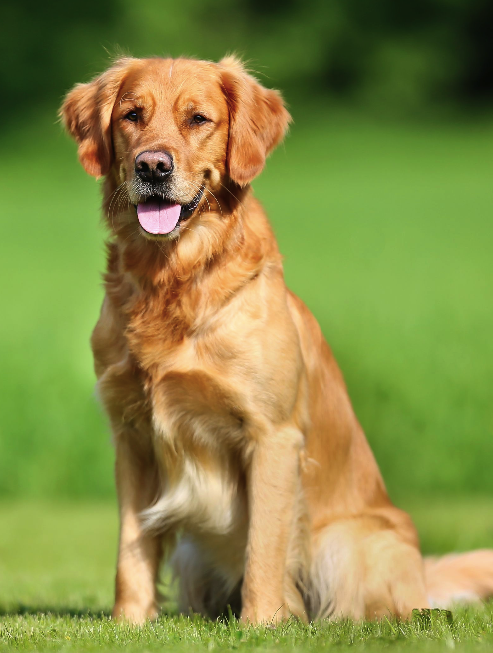
#> input picture dog.png, 493 x 653 px, found by its file name
$ jupyter execute ReadImage.ipynb   (shell and % lines are left out)
#> lines starting #> are read from the running program, lines starting #| are printed output that depends on the picture
https://www.analyticsvidhya.com/blog/2019/08/3-techniques-extract-features-from-image-data-machine-learning-python/

[cell 1]
import pandas as pd
import numpy as np
import matplotlib.pyplot as plt
from skimage.io import imread, imshow

image = imread('~/Downloads/HackathonePractice/dog.png', as_gray=False)
#> image is the input picture: shape (653, 493, 4); mean R, G, B, A 135.3, 139.5, 69.4, 255
imshow(image)

[cell 2]
##Check Image Shape
image.shape
#> Out = (653, 493, 4)

[cell 3]
image

[cell 4]
#pixel features

features = np.reshape(image, (653*493*4))

features.shape, features

[cell 5]
##image with three features and stored with mean values for each dimension

image = imread('~/Downloads/HackathonePractice/dog.png', as_gray=False)
feature_matrix = np.zeros((653,493))
feature_matrix.shape

[cell 6]
for i in range(0,image.shape[0]):
    for j in range(0,image.shape[1]):
        feature_matrix[i][j] = ((int(image[i,j,0]) + int(image[i,j,1]) + int(image[i,j,2]))/4)
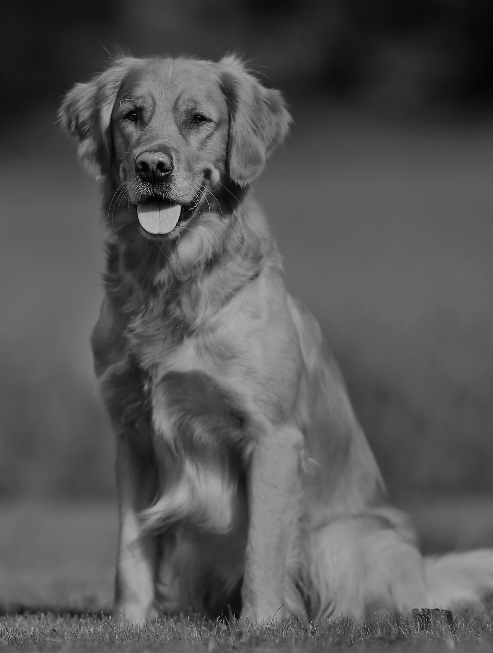
#> feature_matrix: shape (653, 493) float64; min 0.75, max 188.8, mean 86

[cell 7]
feature_matrix.shape
#> Out = (653, 493)

[cell 8]
features = np.reshape(feature_matrix, (653*493))

[cell 9]
features

[cell 10]
features.shape
#> Out = (321929,)

[cell 11]
#importing the required libraries
import numpy as np
from skimage.io import imread, imshow
from skimage.filters import prewitt_h,prewitt_v
import matplotlib.pyplot as plt

#reading the image
image = imread('~/Downloads/HackathonePractice/dog.png',as_gray=True)
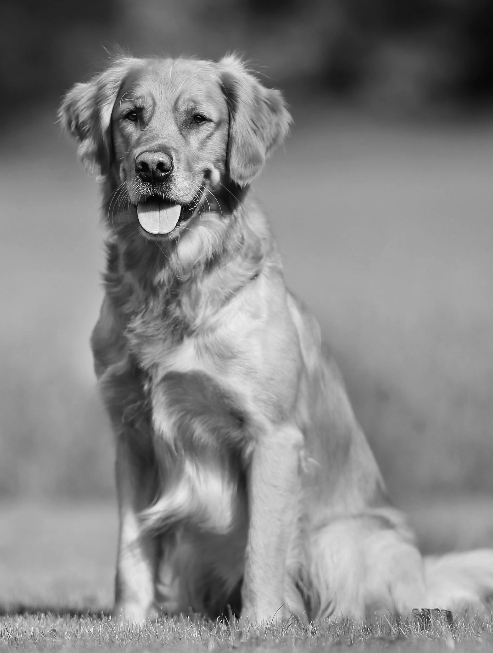
#> image: shape (653, 493) float64; min 0.00392, max 0.976, mean 0.524

#calculating horizontal edges using prewitt kernel
edges_prewitt_horizontal = prewitt_h(image)
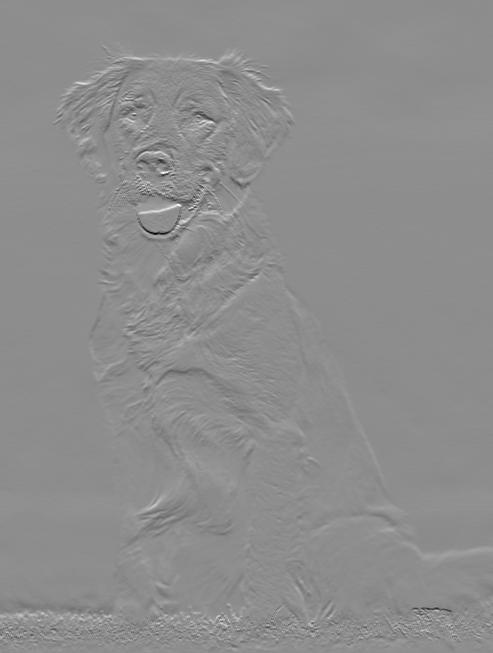
#> edges_prewitt_horizontal: shape (653, 493) float64; min -0.735, max 0.59, mean 0.00127; drawn with min black and max white
#calculating vertical edges using prewitt kernel
edges_prewitt_vertical = prewitt_v(image)
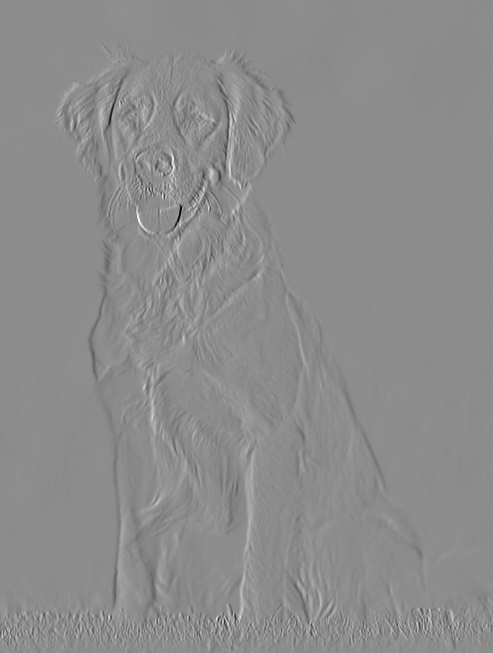
#> edges_prewitt_vertical: shape (653, 493) float64; min -0.825, max 0.671, mean -8.84e-05; drawn with min black and max white

imshow(edges_prewitt_vertical, cmap='gray')
